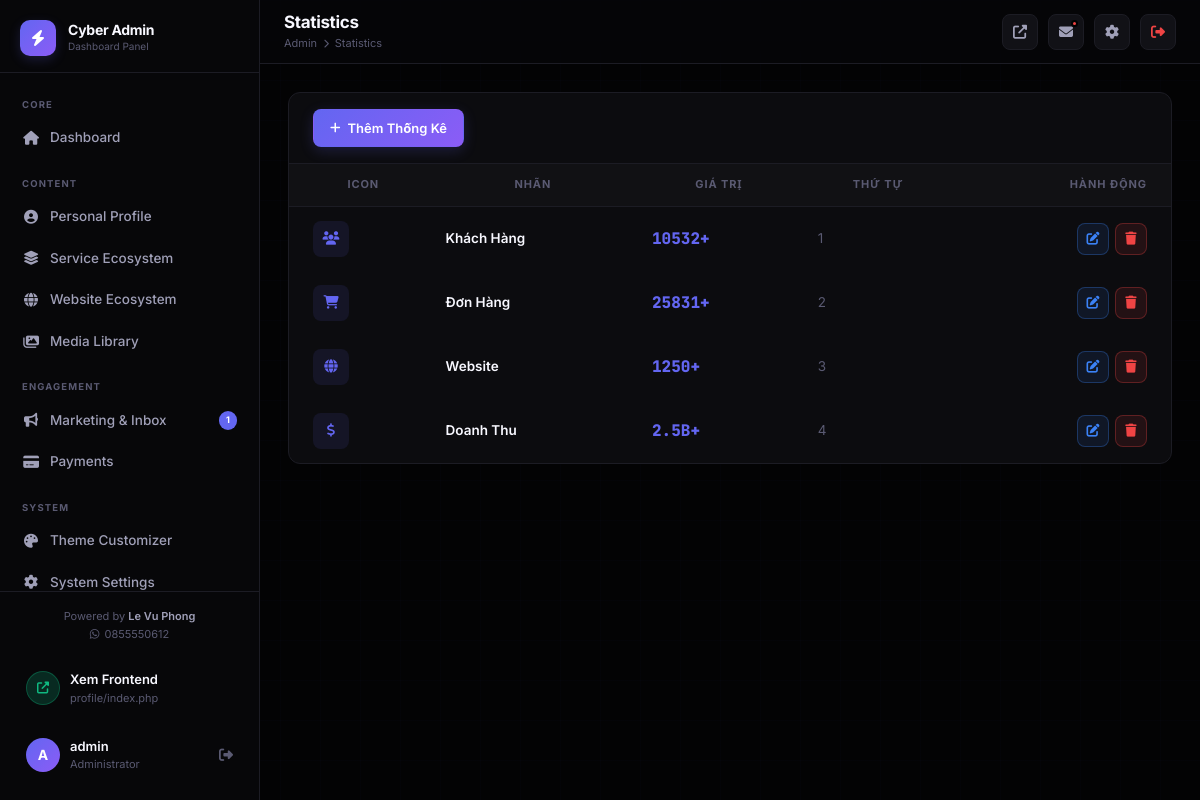
Page /admin/pages/statistics.php (signed in) on the committed database.
### tables this page shows
CREATE TABLE `users` (
  `id` int(10) unsigned NOT NULL AUTO_INCREMENT,
  `username` varchar(100) NOT NULL,
  `password` varchar(255) NOT NULL,
  `email` varchar(255) NOT NULL,
  `avatar` varchar(500) DEFAULT '',
  `remember_token` varchar(255) DEFAULT NULL,
  `created_at` timestamp NOT NULL DEFAULT current_timestamp(),
  PRIMARY KEY (`id`),
  UNIQUE KEY `username` (`username`)
);

CREATE TABLE `statistics` (
  `id` int(10) unsigned NOT NULL AUTO_INCREMENT,
  `label` varchar(200) NOT NULL,
  `value` varchar(100) NOT NULL,
  `suffix` varchar(50) DEFAULT '',
  `icon_class` varchar(200) DEFAULT 'fas fa-chart-bar',
  `sort_order` int(11) DEFAULT 0,
  `updated_at` timestamp NOT NULL DEFAULT current_timestamp() ON UPDATE current_timestamp(),
  PRIMARY KEY (`id`)
);

### config/database.php (called while the page is built, shortened)
<?php
class Database {
    private static ?PDO $instance = null;
    public static function getInstance(): PDO {
        if (self::$instance === null) {
            $dsn = "mysql:host=" . DB_HOST . ";dbname=" . DB_NAME . ";charset=" . DB_CHARSET;
            $options = [
                PDO::ATTR_ERRMODE            => PDO::ERRMODE_EXCEPTION,
                PDO::ATTR_DEFAULT_FETCH_MODE => PDO::FETCH_ASSOC,
                PDO::ATTR_EMULATE_PREPARES   => false,
            ];
            try {
                self::$instance = new PDO($dsn, DB_USER, DB_PASS, $options);
            } catch (PDOException $e) {
                http_response_code(500);
                die(json_encode(['error' => 'Database connection failed.']));
            }
        }
        return self::$instance;
    }
}
function db(): PDO {
    return Database::getInstance();
}

### admin/includes/auth.php (called while the page is built, shortened)
<?php
require_once dirname(__DIR__, 2) . '/includes/functions.php';
function getAdminUser(): array {
    $stmt = db()->prepare("SELECT id, username, email, avatar FROM users WHERE id = ?");
    $stmt->execute([$_SESSION['admin_id']]);
    return $stmt->fetch() ?: [];
}

### includes/functions.php (called while the page is built, shortened)
<?php
require_once __DIR__ . '/../config/database.php';
function e(string $str): string {
    return htmlspecialchars($str, ENT_QUOTES, 'UTF-8');
}

### admin/pages/statistics.php (the view, shortened to what this page needs)
<?php
require_once dirname(__DIR__) . '/includes/auth.php';
$rows = db()->query("SELECT * FROM statistics ORDER BY sort_order ASC")->fetchAll();
include dirname(__DIR__).'/includes/head.php';
include dirname(__DIR__).'/includes/sidebar.php';
include dirname(__DIR__).'/includes/topbar.php';
?>
<div class="admin-main"><div class="content-area">
<div class="admin-card">
  <div class="table-toolbar"><div class="toolbar-right"><button class="btn btn-primary" onclick="openAddModal()"><i class="fas fa-plus"></i> Thêm Thống Kê</button></div></div>
  <div class="modern-table-wrap"><table class="modern-table">
    <thead><tr><th>Icon</th><th>Nhãn</th><th>Giá trị</th><th>Thứ tự</th><th style="text-align:right;">Hành động</th></tr></thead>
    <tbody>
    <?php if(empty($rows)):?><tr><td colspan="5"><div class="empty-state"><i class="fas fa-chart-bar"></i><h4>Chưa có thống kê</h4></div></td></tr>
    <?php else:foreach($rows as $r):?>
    <tr>
      <td><div style="width:36px;height:36px;background:rgba(99,102,241,0.1);border-radius:8px;display:flex;align-items:center;justify-content:center;"><i class="<?=e($r['icon_class'])?>" style="color:var(--accent);"></i></div></td>
      <td class="td-primary"><?=e($r['label'])?></td>
      <td><span style="font-family:var(--font-mono);font-size:16px;font-weight:800;color:var(--accent);"><?=e($r['value'])?><?=e($r['suffix'])?></span></td>
      <td style="color:var(--text-3);"><?=$r['sort_order']?></td>
      <td><div class="td-actions"><button class="btn btn-xs btn-info btn-icon" onclick="openEditModal(<?= htmlspecialchars(json_encode($r), ENT_QUOTES, 'UTF-8') ?>)"><i class="fas fa-edit"></i></button><button class="btn btn-xs btn-danger btn-icon" onclick="deleteItem('statistics',<?=$r['id']?>,location.href)"><i class="fas fa-trash"></i></button></div></td>
    </tr>
    <?php endforeach;endif;?>
    </tbody>
  </table></div>
</div>
</div></div>
</body></html>

### admin/includes/sidebar.php (shortened to what this page needs)
<?php
$currentPage = basename($_SERVER['PHP_SELF'], '.php');
$currentDir  = basename(dirname($_SERVER['PHP_SELF']));
function navItem(string $href, string $icon, string $label, string $page, string $current, ?int $badge = null): void {
    $active = ($current === $page) ? ' active' : '';
    $badgeHtml = $badge !== null ? "<span class='nav-badge'>$badge</span>" : '';
    echo "<a href='$href' class='nav-item$active'><i class='$icon'></i> $label $badgeHtml</a>";
}
try {
    $unreadContacts = (int)db()->query("SELECT COUNT(*) FROM contacts WHERE is_read=0")->fetchColumn();
    $pendingReviews = (int)db()->query("SELECT COUNT(*) FROM testimonials WHERE approved=0")->fetchColumn();
} catch (\Throwable) {
    $unreadContacts = $pendingReviews = 0;
}
$page = (isset($_GET['page']) ? $_GET['page'] : ($currentDir === 'pages' ? $currentPage : 'dashboard'));
?>
<aside class="admin-sidebar" id="adminSidebar">
  <a href="<?= ADMIN_URL ?>" class="sidebar-logo">
    <div class="logo-icon"><i class="fas fa-bolt"></i></div>
    <div>
      <div class="logo-text">Cyber Admin</div>
      <div class="logo-sub">Dashboard Panel</div>
    </div>
  </a>
  <nav class="sidebar-nav">
    <div class="nav-group">
      <div class="nav-group-label">Core</div>
      <?php navItem(ADMIN_URL, 'fas fa-home', 'Dashboard', 'index', $page); ?>
    </div>
    <div class="nav-group">
      <div class="nav-group-label">Content</div>
    </div>
    <div class="nav-group">
      <div class="nav-group-label">Engagement</div>
      <?php navItem(ADMIN_URL . 'pages/marketing', 'fas fa-bullhorn', 'Marketing & Inbox', 'marketing', $page, ($unreadContacts+$pendingReviews) ?: null); ?>
    </div>
    <div class="nav-group">
      <div class="nav-group-label">System</div>
    </div>
  </nav>
  <div class="sidebar-footer">
    <div style="text-align: center; margin-bottom: 16px; font-size: 11px; color: var(--text-3);">
      Powered by <a href="<?= PROJECT_WEBSITE ?>" target="_blank" style="color: var(--text-2); font-weight: 600; text-decoration: none;"><?= PROJECT_AUTHOR ?></a><br>
      <i class="fab fa-whatsapp" style="margin-right: 2px;"></i> <?= PROJECT_CONTACT ?>
    </div>
    <a href="<?= BASE_URL ?>" target="_blank" class="sidebar-user" style="margin-bottom:8px;">
      <div class="su-avatar" style="background:rgba(16,185,129,0.2);border:1px solid rgba(16,185,129,0.3);">
        <i class="fas fa-external-link-alt" style="font-size:12px;color:#10B981;"></i>
      </div>
      <div>
        <div class="su-name">Xem Frontend</div>
        <div class="su-role">profile/index.php</div>
      </div>
    </a>
    <?php $adminUser = getAdminUser(); ?>
    <div class="sidebar-user">
      <div class="su-avatar"><?= strtoupper(substr($adminUser['username'] ?? 'A', 0, 1)) ?></div>
      <div>
        <div class="su-name"><?= e($adminUser['username'] ?? 'Admin') ?></div>
        <div class="su-role">Administrator</div>
      </div>
      <a href="<?= ADMIN_URL ?>logout.php" class="su-logout" title="Đăng xuất">
        <i class="fas fa-sign-out-alt"></i>
      </a>
    </div>
  </div>
</aside>

### rows in the picture
users: username "A", username "admin"
statistics: label "Khách Hàng", value "10532", suffix "+", sort_order "1"
statistics: label "Đơn Hàng", value "25831", suffix "+", sort_order "2"
statistics: label "Website", value "1250", suffix "+", sort_order "3"
statistics: label "Doanh Thu", value "2.5B", suffix "+", sort_order "4"

### other values in the picture
$label "Dashboard Personal Profile Service Ecosystem Website Ecosystem Media Library Marketing & Inbox Payments Theme Customizer System Settings"
$badge "1"
PROJECT_AUTHOR "Le Vu Phong"
PROJECT_CONTACT "0855550612"
$pageTitle "Statistics"
